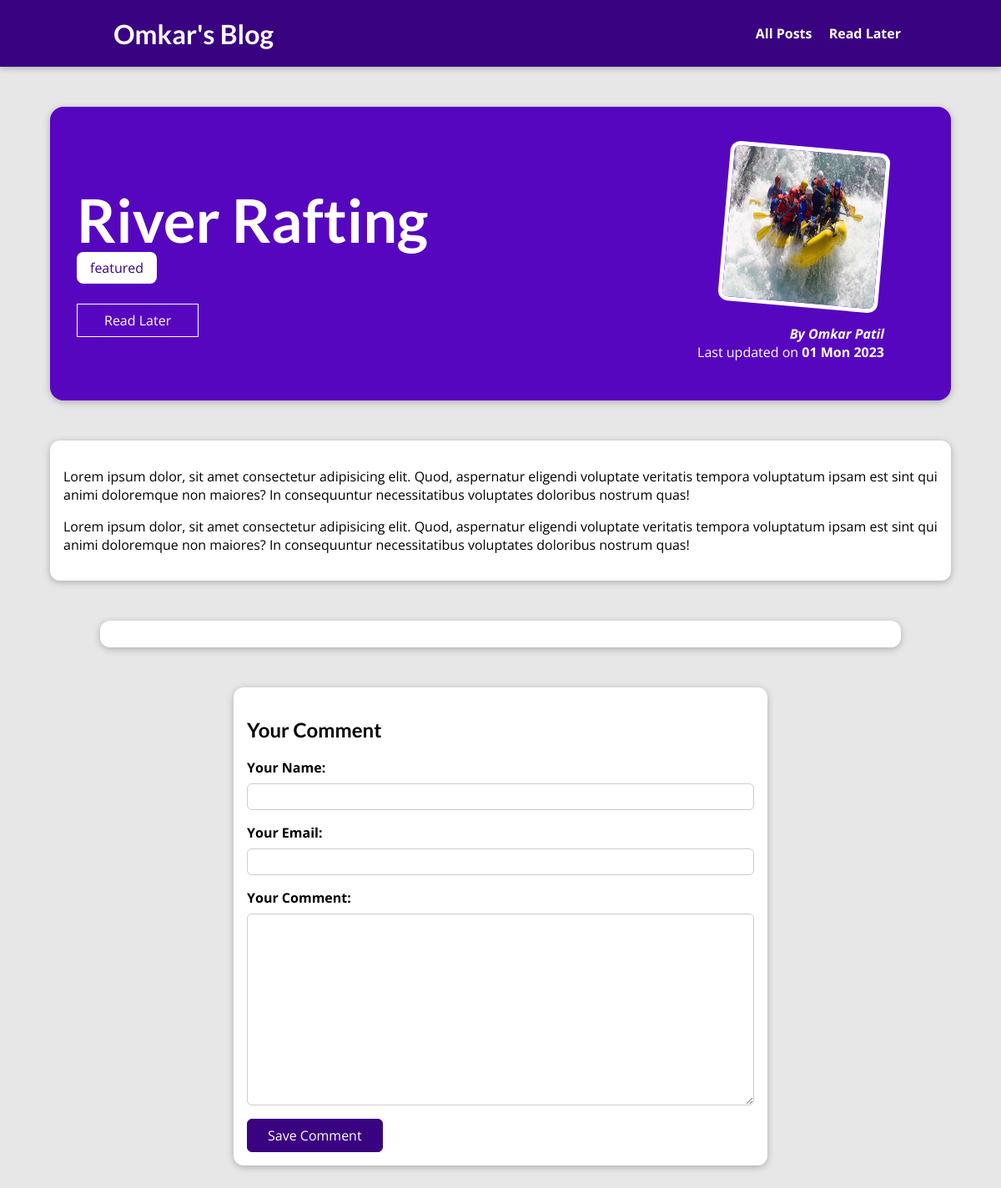
Page /posts/river-rafting on the committed database.
### blog/models.py (models this page shows, shortened)
class Posts(models.Model):
    title = models.CharField(max_length=150)
    excerpt = models.CharField(max_length=200)
    image = models.ImageField(upload_to='posts', null=True)
    date = models.DateField(auto_now=True)
    slug = models.SlugField(unique=True, db_index=True)
    content = models.TextField(validators=[MinLengthValidator(10)])
    author = models.ForeignKey(
        Author, on_delete=models.SET_NULL, related_name='posts', null=True)
    tag = models.ManyToManyField(Tag)

class Tag(models.Model):
    caption = models.CharField(max_length=20)

class Author(models.Model):
    first_name = models.CharField(max_length=150)
    last_name = models.CharField(max_length=150)
    email_address = models.EmailField()
    def __str__(self):
        return f'{self.first_name} {self.last_name}'

### blog/views.py (the view, shortened to what this page needs)
# urls.py: path('posts/<slug:slug>', views.SinglePostView.as_view(),
class SinglePostView(View):
    def is_stored_post(self, request, post_id):
        stored_posts = request.session.get('stored_posts')
        if stored_posts is not None:
            is_saved_for_later = post_id in stored_posts
        else:
            is_saved_for_later = False
        return is_saved_for_later
    def get(self, request, slug):
        post = Posts.objects.get(slug=slug)
        context = {
            'post': post,
            'post_tags': post.tag.all(),
            'comment_form': CommentForm(),
            'comments': post.comments.all().order_by('-id'),
            'saved_for_later': self.is_stored_post(request, post.id)
        }
        return render(request, 'blog/post-detail.html', context)

### blog/forms.py
class CommentForm(forms.ModelForm):
    class Meta:
        model = Comment
        exclude = ['post']
        labels = {
            'user_name': 'Your Name',
            'user_email': 'Your Email',
            'text': 'Your Comment',
        }
        error_messages = {
            'user_name': {
                'required': 'Your name must not be empty',
                'max_length': 'Please enter shorter length'
            }
        }

### blog/templates/blog/post-detail.html (shortened to what this page needs)
{% extends 'base.html' %}
{% load static %}
{% block css_files %}
 <link rel="stylesheet" href="{% static 'blog/post-detail.css' %}" />
{% endblock %}
{% block content %}
 <section id="summary">
  <h2>{{post.title}}</h2>
  <div>
    {% for tag in post_tags %}
      <span class="tag">{{ tag.caption }}</span>
    {% endfor %}
  </div>
<div id="read-later">
  <form action="{% url 'read-later'%}" method="POST">
    <button>
      {% if saved_for_later %}
        Remove from 'Read Later' list
      {% else %}
        Read Later
      {% endif %}
    </button>
  </form>
</div>
  <article>
    <img src="{{ post.image.url }}" alt="{{post.title}}" />
    <address>By <a href='mailto:{{ post.author.email_address }}'>{{post.author}}</a></address>
    <div>
      Last updated on <time>{{post.date| date:'d D Y'}}</time>
    </div>
  </article>
 </section>
 <main>
  <p>
    {{post.content|linebreaks}}
  </p>
 </main>
 <section id="comments">
 </section>
 <section id="comment-form">
  <h2>Your Comment</h2>
  <form action="{% url 'post-detail-page' post.slug %}" method="POST" >
    {% for form_field in comment_form %}
      <div class="form-control {% if form_field.errors %}invalid{% endif %}">
        {{ form_field.label_tag }}
        {{ form_field}}
      </div>
    {% endfor %}
    <button>Save Comment</button>
  </form>
 </section>
{% endblock %}

### static/styles.css (style rules this page uses)
* { box-sizing: border-box; }
html { font-family: 'Open Sans', 'Lato', sans-serif; }
body { margin: 0; }
h1, h2, h3 { font-family: 'Lato', sans-serif; font-weight: bold; }

### blog/static/blog/post-detail.css (style rules this page uses)
body { background-color: #e7e7e7; }
#summary { margin: 8rem auto 3rem auto; padding: 2rem; width: 90%; max-width: 90rem; border-radius: 16px; background-color: #5706c0; position: relative; box-shadow: 0 2px 8px rgba(0, 0, 0, 0.25); height: 22rem; }
#summary h2 { color: white; font-size: 4.5rem; margin-bottom: 0.25rem; }
#summary article { position: absolute; top: 2rem; right: 3rem; padding: 1rem 2rem; border-radius: 12px; text-align: right; color: white; }
#summary article img { width: 12rem; height: 12rem; border-radius: 12px; transform: rotateZ(5deg); border: 5px solid white; margin-bottom: 1rem; }
#summary address { font-weight: bold; }
#summary a { color: white; text-decoration: none; }
#summary time { font-weight: bold; }
#read-later { margin: 2rem 0; }
#read-later button { background-color: transparent; border: 1px solid white; padding: 0.5rem 2rem; font: inherit; color: white; cursor: pointer; }
main { width: 90%; max-width: 90rem; margin: 3rem auto; background-color: white; padding: 1rem; border-radius: 12px; box-shadow: 0 2px 8px rgba(0, 0, 0, 0.25); }
.tag { background-color: white; color: #390281; padding: 0.5rem 1rem; border-radius: 8px; }
#comment-form { margin: 3rem auto; width: 90%; max-width: 40rem; border-radius: 12px; background-color: white; box-shadow: 0 2px 8px rgba(0, 0, 0, 0.25); padding: 1rem; }
#comment-form button { font: inherit; background-color: #390281; color: white; border: 1px solid #390281; padding: 0.5rem 1.5rem; border-radius: 6px; cursor: pointer; }
.form-control { margin-bottom: 1rem; }
.form-control label { font-weight: bold; margin-bottom: 0.5rem; display: block; }
.form-control input, .form-control textarea { display: block; width: 100%; font: inherit; padding: 0.25rem; border-radius: 6px; border: 1px solid #ccc; }
#comments { margin: 3rem auto; width: 90%; max-width: 60rem; border-radius: 12px; background-color: white; box-shadow: 0 2px 8px rgba(0, 0, 0, 0.25); padding: 1rem 2rem; }

### rows in the picture
Posts: title "River Rafting", image (picture), author "Omkar Patil", date "01 Mon 2023", content "Lorem ipsum dolor, sit amet consectetur adipisicing elit. Quod, aspernatur eligendi voluptate veritatis tempora voluptatum ipsam est sint qui animi doloremque non maiores? In consequuntur necessitatibus voluptates doloribus nostrum quas! Lorem ipsum dolor, sit amet consectetur adipisicing elit. Quod, aspernatur eligendi voluptate veritatis tempora voluptatum ipsam est sint qui animi doloremque non maiores? In consequuntur necessitatibus voluptates doloribus nostrum quas!"
Tag: caption "featured"
